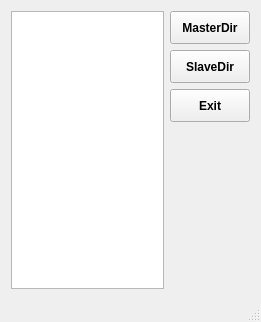
<?xml version="1.0" encoding="UTF-8"?>
<ui version="4.0">
 <class>Gui</class>
 <widget class="QMainWindow" name="Gui">
  <property name="geometry">
   <rect>
    <x>0</x>
    <y>0</y>
    <width>261</width>
    <height>322</height>
   </rect>
  </property>
  <property name="windowTitle">
   <string>WifiSyncFolderRC1</string>
  </property>
  <widget class="QWidget" name="centralWidget">
   <layout class="QHBoxLayout" name="horizontalLayout_2">
    <item>
     <layout class="QHBoxLayout" name="horizontalLayout">
      <item>
       <widget class="QTextEdit" name="textEdit">
        <property name="font">
         <font>
          <weight>75</weight>
          <bold>true</bold>
         </font>
        </property>
        <property name="readOnly">
         <bool>true</bool>
        </property>
        <property name="html">
         <string>&lt;!DOCTYPE HTML PUBLIC &quot;-//W3C//DTD HTML 4.0//EN&quot; &quot;http://www.w3.org/TR/REC-html40/strict.dtd&quot;&gt;
&lt;html&gt;&lt;head&gt;&lt;meta name=&quot;qrichtext&quot; content=&quot;1&quot; /&gt;&lt;style type=&quot;text/css&quot;&gt;
p, li { white-space: pre-wrap; }
&lt;/style&gt;&lt;/head&gt;&lt;body style=&quot; font-family:'MS Shell Dlg 2'; font-size:8.25pt; font-weight:600; font-style:normal;&quot;&gt;
&lt;p style=&quot;-qt-paragraph-type:empty; margin-top:0px; margin-bottom:0px; margin-left:0px; margin-right:0px; -qt-block-indent:0; text-indent:0px; font-size:8pt; color:#2222ee;&quot;&gt;&lt;/p&gt;&lt;/body&gt;&lt;/html&gt;</string>
        </property>
       </widget>
      </item>
      <item>
       <layout class="QVBoxLayout" name="verticalLayout">
        <item>
         <widget class="QPushButton" name="masterButton">
          <property name="minimumSize">
           <size>
            <width>0</width>
            <height>33</height>
           </size>
          </property>
          <property name="font">
           <font>
            <weight>75</weight>
            <bold>true</bold>
           </font>
          </property>
          <property name="text">
           <string>MasterDir</string>
          </property>
         </widget>
        </item>
        <item>
         <widget class="QPushButton" name="slaveButton">
          <property name="minimumSize">
           <size>
            <width>0</width>
            <height>33</height>
           </size>
          </property>
          <property name="font">
           <font>
            <weight>75</weight>
            <bold>true</bold>
           </font>
          </property>
          <property name="text">
           <string>SlaveDir</string>
          </property>
         </widget>
        </item>
        <item>
         <widget class="QPushButton" name="exitButton">
          <property name="minimumSize">
           <size>
            <width>0</width>
            <height>33</height>
           </size>
          </property>
          <property name="font">
           <font>
            <weight>75</weight>
            <bold>true</bold>
           </font>
          </property>
          <property name="text">
           <string>Exit</string>
          </property>
         </widget>
        </item>
        <item>
         <spacer name="verticalSpacer">
          <property name="orientation">
           <enum>Qt::Vertical</enum>
          </property>
          <property name="sizeHint" stdset="0">
           <size>
            <width>20</width>
            <height>40</height>
           </size>
          </property>
         </spacer>
        </item>
       </layout>
      </item>
     </layout>
    </item>
   </layout>
  </widget>
  <widget class="QMenuBar" name="menuBar">
   <property name="geometry">
    <rect>
     <x>0</x>
     <y>0</y>
     <width>261</width>
     <height>21</height>
    </rect>
   </property>
  </widget>
  <widget class="QStatusBar" name="statusBar"/>
 </widget>
 <layoutdefault spacing="6" margin="11"/>
 <resources/>
 <connections>
  <connection>
   <sender>exitButton</sender>
   <signal>clicked()</signal>
   <receiver>Gui</receiver>
   <slot>close()</slot>
   <hints>
    <hint type="sourcelabel">
     <x>200</x>
     <y>262</y>
    </hint>
    <hint type="destinationlabel">
     <x>298</x>
     <y>264</y>
    </hint>
   </hints>
  </connection>
 </connections>
</ui>
